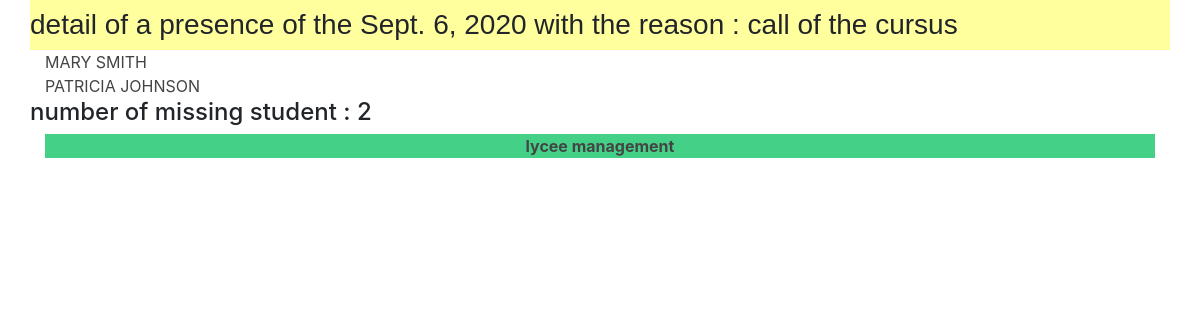
Page /lycee/presence_detail/9 on the committed database.
### lycee/models.py (models this page shows, shortened)
class Presence(models.Model):
    reason = models.CharField(
      max_length=50,
      blank=False,
      null=True,
      default='aucun'
    )
    isMissing = models.BooleanField(
      help_text ="is the sutdent missing ?",
      verbose_name="Missing ?",
      blank=False,
      null=True,
      default=0
    )
    date = models.DateField(
      max_length=9,
      blank=False,
      null=True,
      default='0000-0001'
    )
    student = models.ManyToManyField(
      Student
      )

class Student(models.Model):
    first_name = models.CharField(
      help_text="first name of the student",
      max_length=50,
      blank=False,
      null=False
    )
    birth_date = models.DateField(
      verbose_name='date of birth',
      help_text="Birth date of the student",
      blank=False,
      null=True
    )
    last_name = models.CharField(
      verbose_name="lastname",
      help_text="last name of the student",
      blank=False, # pas de champ vide
      null=False, # pas de champ null (a conjuguer avec default
      default="???",
      max_length=255, # taille maximale du champ
    )
    phone = models.CharField(
      verbose_name="phonenumber",
      help_text="phone number of the student",
      blank=False, # pas de champ vide
      null=False, # pas de champ null (a conjuguer avec default
      default="0999999999",
      max_length=10, # taille maximale du champ
    )
    email = models.EmailField(
      verbose_name="email",
      help_text="Email of the student",
      blank=False, # pas de champ vide
      null=False, # pas de champ null (a conjuguer avec default
      default="x@y.z",
      max_length=255, # taille maximale du champ
    )
    comments = models.CharField(
      verbose_name="comments",
      help_text="some comments about the student",
      blank=True,
      null=False, # pas de champ null (a conjuguer avec default
      default="",
      max_length=255, # taille maximale du champ
    )
    cursus = models.ForeignKey(
      Cursus,
      on_delete=models.CASCADE, # necessaire selon la version de Django
      null=True
    )

### lycee/views.py (the view)
# urls.py: url(r'^lycee/presence_detail/(?P<presence_id>[0-9]+)$' , views.detail_presence, name='detail_presence'),
def detail_presence(request , presence_id) :
  presence = Presence.objects.get(pk = presence_id)
  template = loader.get_template('presence/detail_presence.html')
  context = {
    'presence' : presence,
  }
  return HttpResponse(template.render(context ,request))

### lycee/templates/presence/detail_presence.html
{% extends "master.html" %}
{% if presence%}
  {% block title %}
    <h3>detail of a presence of the {{presence.date}} with the reason : {{presence.reason}}</h3>
  {% endblock %}
  {% block content %}
   {% for studenta in presence.student.all %}
    <div class="container">
      <div class="row">
        <div class = "col-sm-2">
           <a href="/lycee/student/{{studenta.id }}">{{studenta.first_name}} {{studenta.last_name}}</a>
       </div>
      </div>
    </div>
   {% endfor %}
     <h4> number of missing student : {{presence.student.count}} </h4>
  {% endblock %}
{% else %}
  <p> No student to show .</p>
{% endif %}

### lycee/static/style.css (style rules this page uses)
a { color : #444444; }
html { position: relative; min-height: 100%; }

### rows in the picture
Presence: date "Sept. 6, 2020", reason "call of the cursus", student.count "2"
Student: first_name "MARY", last_name "SMITH"
Student: first_name "PATRICIA", last_name "JOHNSON"
